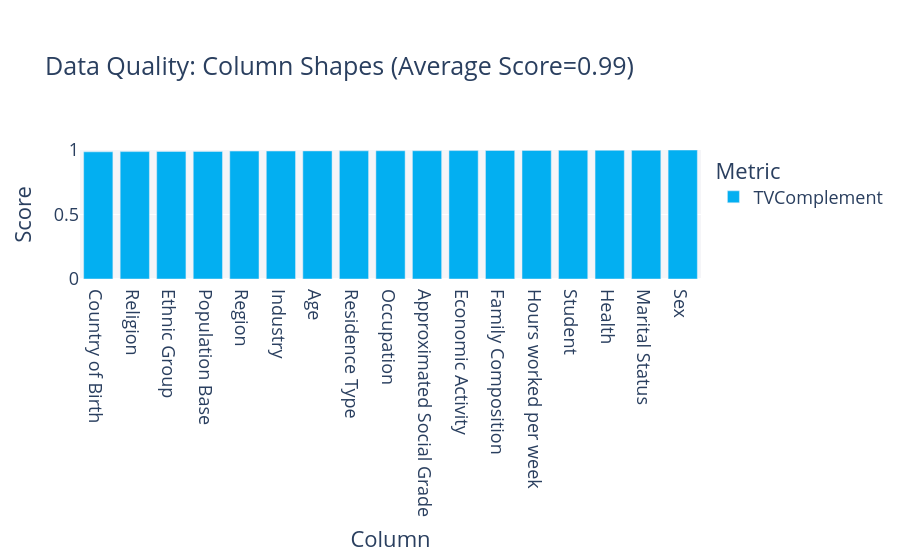

Notebook code for this chart:
### Markdown cell above
## Statistical similarity evaluation

### Code cell
metadata = convert_metadata_to_sdm_format(full_ds.description.schema)
quality_report = QualityReport()
quality_report.generate(train_ds.data, synth_data.data, metadata)
fig = quality_report.get_visualization(property_name='Column Shapes')
fig.show()

results_exp['Column Pair Trends'] = quality_report.get_details('Column Pair Trends').mean()['Score']
results_exp['Column Shapes'] = quality_report.get_details('Column Shapes').mean()['Score']

### Figure 1 — Plotly figure (JSON) as saved in the notebook; plotly's stock layout.template omitted (floating-point values rounded to 4 significant figures)
{"data": [{"alignmentgroup": "True", "customdata": [["TVComplement"], ["TVComplement"], ["TVComplement"], ["TVComplement"], ["TVComplement"], ["TVComplement"], ["TVComplement"], ["TVComplement"], ["TVComplement"], ["TVComplement"], ["TVComplement"], ["TVComplement"], ["TVComplement"], ["TVComplement"], ["TVComplement"], ["TVComplement"], ["TVComplement"]], "hovertemplate": "<b>%{hovertext}</b><br><br>Metric=%{customdata[0]}<br>Score=%{y}<extra></extra>", "hovertext": ["Region", "Residence Type", "Family Composition", "Population Base", "Sex", "Age", "Marital Status", "Student", "Country of Birth", "Health", "Ethnic Group", "Religion", "Economic Activity", "Occupation", "Industry", "Hours worked per week", "Approximated Social Grade"], "legendgroup": "TVComplement", "marker": {"color": "#03AFF1", "pattern": {"shape": ""}}, "name": "TVComplement", "offsetgroup": "TVComplement", "orientation": "v", "showlegend": true, "textposition": "auto", "type": "bar", "x": ["Region", "Residence Type", "Family Composition", "Population Base", "Sex", "Age", "Marital Status", "Student", "Country of Birth", "Health", "Ethnic Group", "Religion", "Economic Activity", "Occupation", "Industry", "Hours worked per week", "Approximated Social Grade"], "xaxis": "x", "y": [0.9914, 0.9935, 0.9961, 0.9889, 0.9995, 0.9928, 0.9976, 0.9973, 0.9859, 0.9973, 0.9887, 0.9875, 0.9955, 0.994, 0.9919, 0.9965, 0.9942], "yaxis": "y"}], "layout": {"barmode": "relative", "font": {"size": 18}, "legend": {"title": {"text": "Metric"}, "tracegroupgap": 0}, "margin": {"t": 150}, "plot_bgcolor": "#F5F5F8", "title": {"text": "Data Quality: Column Shapes (Average Score=0.99)"}, "xaxis": {"anchor": "y", "categoryorder": "total ascending", "domain": [0, 1], "title": {"text": "Column"}}, "yaxis": {"anchor": "x", "domain": [0, 1], "range": [0, 1], "title": {"text": "Score"}}}}
